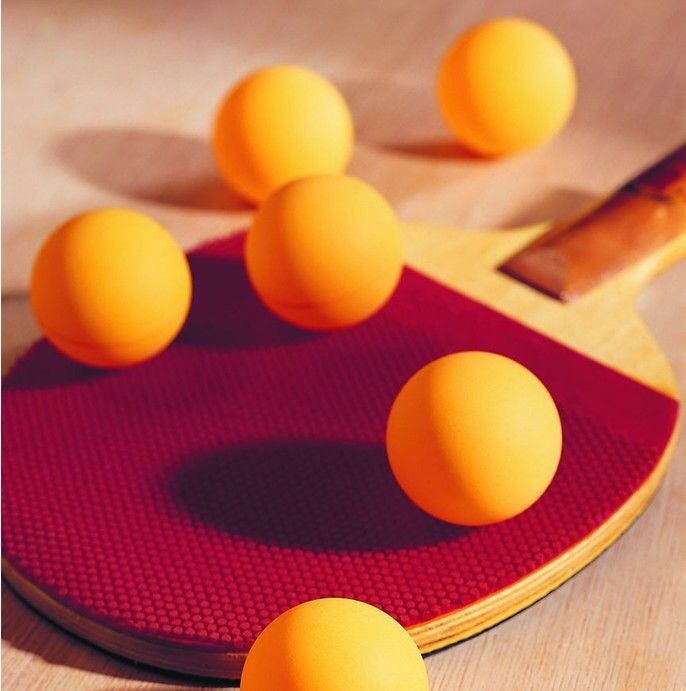
#> input picture cv2/ch09/ball.jpg, 686 x 691 px
$ python test2.py
#> lines starting #> are read from the running program, lines starting #| are printed output that depends on the picture; after the words box and inside, x2 and y2 are one past the last pixel; in counts of white or black regions, pixels touching at a corner belong together
import cv2
import numpy as np


# 蓝色的阈值
lower = np.array([20, 100, 100])
upper = np.array([30, 255, 255])

frame = cv2.imread('ball.jpg')
#> frame is the input picture: shape (691, 686, 3); mean B, G, R 76.4, 104.1, 186.3
# 换到HSV
hsv = cv2.cvtColor(frame, cv2.COLOR_BGR2HSV)
#> hsv: shape (691, 686, 3); mean H, S, V 68.2, 171.1, 186.4
# 根据阈值构建掩码

mask = cv2.inRange(hsv, lower, upper)
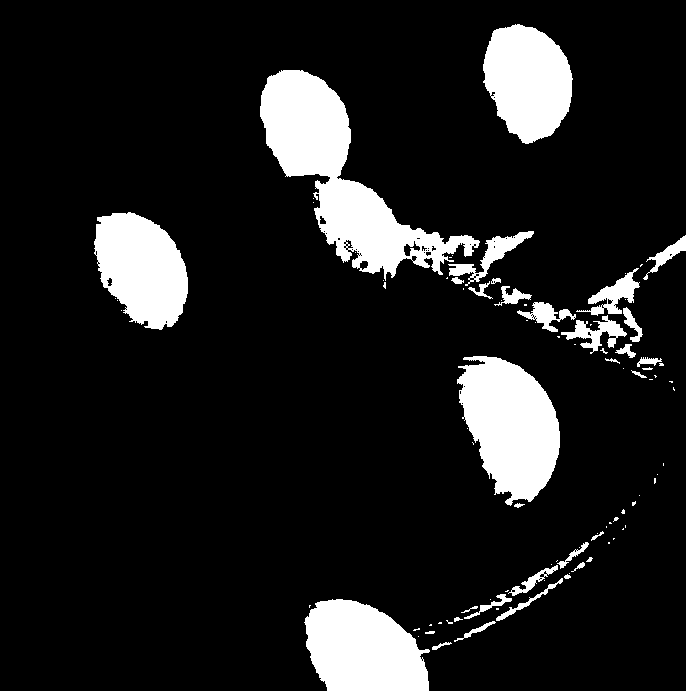
#> mask: shape (691, 686); 12.1% white; 93 white regions (59 under 20 px), largest, box (x1, y1, x2, y2) and area: (260, 70, 480, 281) 15230, (457, 356, 560, 506) 10311, (304, 599, 430, 691) 8854
# 对原图像和掩码进行位运算
res = cv2.bitwise_and(frame, frame, mask=mask)
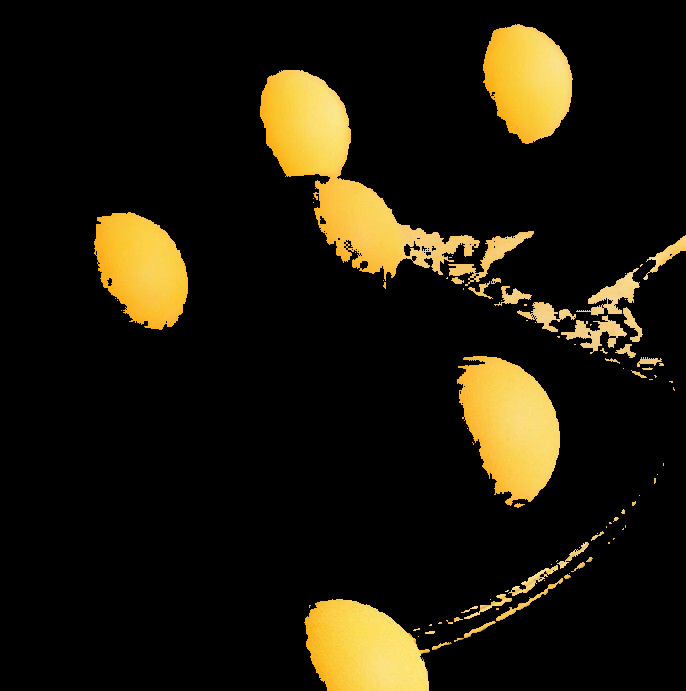
#> res: shape (691, 686, 3); mean B, G, R 10.1, 24.8, 30.3
# 显示图像
cv2.imshow('frame', frame)
cv2.imshow('mask', mask)
cv2.imshow('res', res)
cv2.waitKey(0)

cv2.destroyAllWindows()
